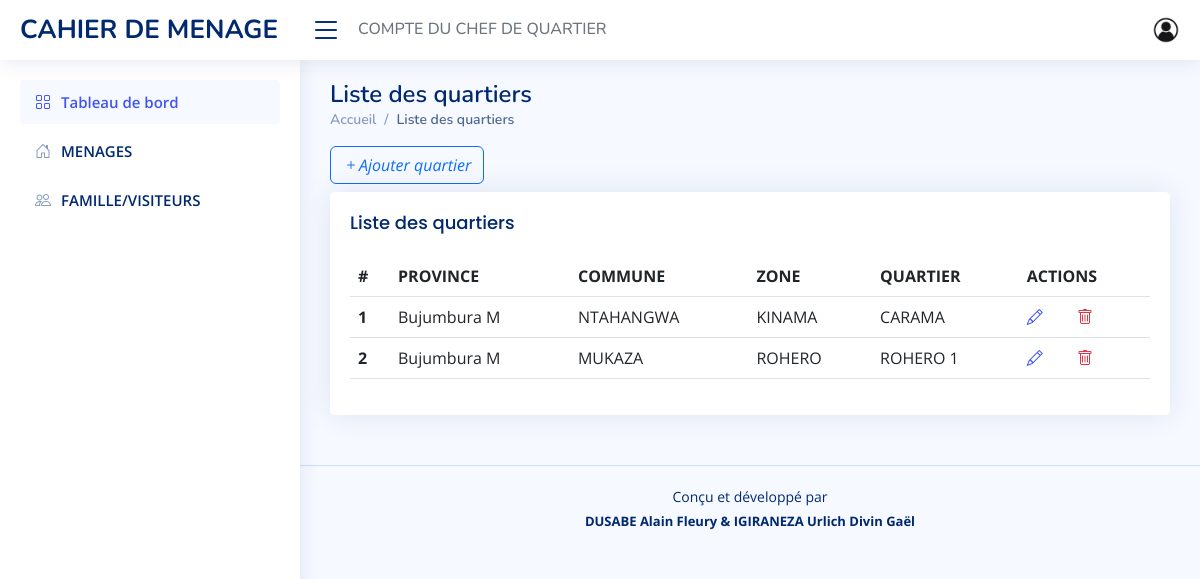
/quartier (signed in), run on the app's committed database.
### app/models/quartier.py (models this page shows, shortened)
class Quartier (models.Model):
    province=models.ForeignKey(Province, on_delete=models.CASCADE,null=True,related_name='_provinces')
    commune=models.ForeignKey(Commune, on_delete=models.CASCADE,null=True,related_name='_communes')
    zone = models.ForeignKey(Zone, on_delete=models.CASCADE,null=True,related_name='_zones')
    quartier = models.CharField(max_length=15, unique=True)

### app/models/province.py (models this page shows, shortened)
class Province (models.Model):
    province = models.CharField(max_length=15, unique=True)

### app/models/commune.py (models this page shows, shortened)
class Commune (models.Model):
    province = models.ForeignKey(Province, on_delete=models.CASCADE)
    commune = models.CharField(max_length=15, unique=True)

### app/models/zone.py (models this page shows, shortened)
class Zone (models.Model):
    province=models.ForeignKey(Province, on_delete=models.CASCADE,null=True,related_name='provinces')
    commune=models.ForeignKey(Commune, on_delete=models.CASCADE,null=True,related_name='communes')
    zone = models.CharField(max_length=15, unique=True)

### app/views/quartier.py (the view)
# urls.py: path('', home.index, name ='dashboard'),
@login_required(login_url ='login')
def index(request):
    assert isinstance(request, HttpRequest)
    page_title = 'Liste des quartiers'
    template = 'app/settings/quartier/index.html'
    quartiers_list = Quartier.objects.all()
    context = {
        'page_title': page_title,
        'quartiers_list': quartiers_list
    }
    return render(
        request,
        template_name=template,
        context=context
    )

### app/templatetags/user_tags.py (called while the page is built)
@register.filter
def user_belongs_to_group(user, group_name):
    return user.groups.filter(name=group_name).exists()

### app/templates/app/settings/quartier/index.html (shortened to what this page needs)
{% extends 'app/layouts/default.html' %}
{% block content %}
{% load crispy_forms_tags %}
<button onclick="window.location.href='{% url 'add_quartier' %}'" class="btn btn-outline-primary mb-2"><i
        class="bi bi-plus">Ajouter quartier</i></button>
{% if quartiers_list %}
<section class="section">
    <div class="row">
        <div class="col-lg-12">
            <div class="card">
                <div class="card-body">
                    <h5 class="card-title">{{page_title}}</h5>
                    <table class="table datatable">
                        <thead>
                            <tr>
                                <th scope="col">#</th>
                                <th scope="col">PROVINCE</th>
                                <th scope="col">COMMUNE</th>
                                <th scope="col">ZONE</th>
                                <th scope="col">QUARTIER</th>
                                <th scope="col">ACTIONS</th>
                            </tr>
                        </thead>
                        <tbody>
                            {% for quartier in quartiers_list %}
                            <tr>
                                <th scope="row">{{ forloop.counter }}</th>
                                <td>{{ quartier.province.province }}</td>
                                <td>{{ quartier.commune.commune }}</td>
                                <td>{{ quartier.zone.zone }}</td>
                                <td>{{ quartier.quartier }}</td>
                                <td>
                                    <a href="{% url 'edit_quartier' quartier.id %}" style="margin-right: 30px;"><i
                                            class="bi bi-pencil"></i></a>
                                    <a href="{% url 'delete_quartier' quartier.id %}"
                                        onclick="return confirm('Voulez-vous vraiment supprimer ?')"><i
                                            class="bi bi-trash text-danger"></i></a>
                                </td>
                            </tr>
                            {% endfor %}
                        </tbody>
                    </table>
                </div>
            </div>
        </div>
    </div>
</section>
{% else %}
<p class="text-center text-danger" style="font-size: 20px; line-height: 1.5;">PAS DE QUARTIER ENREGISTRE</p>
{% endif %}
{% endblock %}

### app/static/app/css/style.css (style rules this page uses)
:root { scroll-behavior: smooth; }
body { font-family: "Open Sans", sans-serif; background: #f6f9ff; color: #444444; }
a { color: #4154f1; text-decoration: none; }
h1, h2, h3, h4, h5, h6 { font-family: "Nunito", sans-serif; }
.card { margin-bottom: 30px; border: none; border-radius: 5px; box-shadow: 0px 0 30px rgba(1, 41, 112, 0.1); }
.card-title { padding: 20px 0 15px 0; font-size: 18px; font-weight: 500; color: #012970; font-family: "Poppins", sans-serif; }
.card-body { padding: 0 20px 20px 20px; }

### data on the page
Quartier: province.province "Bujumbura M", commune.commune "NTAHANGWA", zone.zone "KINAMA", quartier "CARAMA"
Quartier: province.province "Bujumbura M", commune.commune "MUKAZA", zone.zone "ROHERO", quartier "ROHERO 1"

### other printed values
{{ page_title }} "Liste des quartiers"
